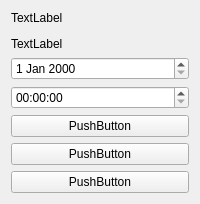
                 <widget class="QWidget" name="page_43">
                  <attribute name="label">
                   <string>时钟</string>
                  </attribute>
                  <layout class="QVBoxLayout" name="verticalLayout_118">
                   <item>
                    <widget class="QLabel" name="label_140">
                     <property name="text">
                      <string>TextLabel</string>
                     </property>
                    </widget>
                   </item>
                   <item>
                    <widget class="QWidget" name="widget_12" native="true"/>
                   </item>
                   <item>
                    <widget class="QLabel" name="label_141">
                     <property name="text">
                      <string>TextLabel</string>
                     </property>
                    </widget>
                   </item>
                   <item>
                    <widget class="QDateEdit" name="dateEdit_4"/>
                   </item>
                   <item>
                    <widget class="QTimeEdit" name="timeEdit_4"/>
                   </item>
                   <item>
                    <widget class="QPushButton" name="pushButton_82">
                     <property name="text">
                      <string>PushButton</string>
                     </property>
                    </widget>
                   </item>
                   <item>
                    <widget class="QPushButton" name="pushButton_80">
                     <property name="text">
                      <string>PushButton</string>
                     </property>
                    </widget>
                   </item>
                   <item>
                    <widget class="QPushButton" name="pushButton_81">
                     <property name="text">
                      <string>PushButton</string>
                     </property>
                    </widget>
                   </item>
                  </layout>
                 </widget>
